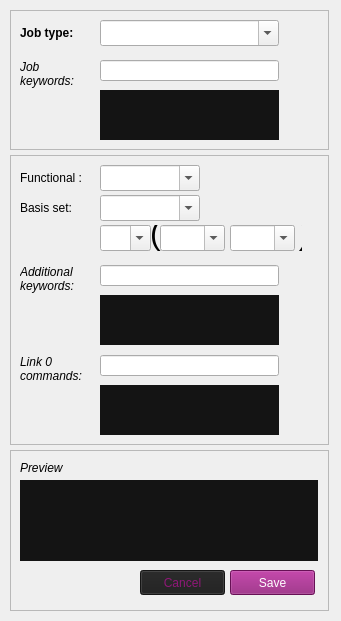
<?xml version="1.0" encoding="UTF-8"?>
<ui version="4.0">
 <class>CalcSetupWindow</class>
 <widget class="QMainWindow" name="CalcSetupWindow">
  <property name="geometry">
   <rect>
    <x>0</x>
    <y>0</y>
    <width>341</width>
    <height>621</height>
   </rect>
  </property>
  <property name="minimumSize">
   <size>
    <width>0</width>
    <height>621</height>
   </size>
  </property>
  <property name="maximumSize">
   <size>
    <width>66666</width>
    <height>621</height>
   </size>
  </property>
  <property name="windowTitle">
   <string>Calculation setup</string>
  </property>
  <property name="styleSheet">
   <string notr="true">QPushButton {
     background-color: rgb(143, 23, 119);
       color: white;
 }
 QPushButton:hover{
 background-color:rgb(143, 23, 119);
 border-style: outset;
 border-width: 0px;
 /*border-color: rgb(12, 103, 213);*/
 }
 QPushButton:pressed
 {
 /*background-color:rgb(17, 145, 255);
  color: black*/
  background-color: rgb(42, 42, 42);
 }
 QListWidget{
 background-color: rgb(20,20,20);
 border:None;
 margin-top:0px;
 margin-left:0px;
 margin-right:0px;
 }
 QTextBrowser{
 background-color: rgb(20,20,20);
 border:None;
 margin-top:0px;
 margin-left:0px;
 margin-right:0px;
 }</string>
  </property>
  <widget class="QWidget" name="centralwidget">
   <widget class="QWidget" name="layoutWidget">
    <property name="geometry">
     <rect>
      <x>10</x>
      <y>10</y>
      <width>321</width>
      <height>601</height>
     </rect>
    </property>
    <layout class="QVBoxLayout" name="verticalLayout">
     <property name="spacing">
      <number>5</number>
     </property>
     <property name="leftMargin">
      <number>0</number>
     </property>
     <property name="topMargin">
      <number>0</number>
     </property>
     <property name="rightMargin">
      <number>0</number>
     </property>
     <property name="bottomMargin">
      <number>0</number>
     </property>
     <item>
      <widget class="QFrame" name="frame">
       <property name="minimumSize">
        <size>
         <width>319</width>
         <height>140</height>
        </size>
       </property>
       <property name="maximumSize">
        <size>
         <width>319</width>
         <height>140</height>
        </size>
       </property>
       <property name="frameShape">
        <enum>QFrame::StyledPanel</enum>
       </property>
       <property name="frameShadow">
        <enum>QFrame::Raised</enum>
       </property>
       <widget class="QLineEdit" name="linedit_jobkey">
        <property name="geometry">
         <rect>
          <x>90</x>
          <y>50</y>
          <width>179</width>
          <height>21</height>
         </rect>
        </property>
        <property name="minimumSize">
         <size>
          <width>179</width>
          <height>21</height>
         </size>
        </property>
        <property name="maximumSize">
         <size>
          <width>179</width>
          <height>21</height>
         </size>
        </property>
        <property name="font">
         <font>
          <italic>true</italic>
         </font>
        </property>
        <property name="text">
         <string/>
        </property>
       </widget>
       <widget class="QLabel" name="label1">
        <property name="geometry">
         <rect>
          <x>10</x>
          <y>50</y>
          <width>70</width>
          <height>50</height>
         </rect>
        </property>
        <property name="minimumSize">
         <size>
          <width>70</width>
          <height>50</height>
         </size>
        </property>
        <property name="maximumSize">
         <size>
          <width>70</width>
          <height>21</height>
         </size>
        </property>
        <property name="font">
         <font>
          <italic>true</italic>
         </font>
        </property>
        <property name="text">
         <string>Job 
keywords:</string>
        </property>
        <property name="alignment">
         <set>Qt::AlignLeading|Qt::AlignLeft|Qt::AlignTop</set>
        </property>
       </widget>
       <widget class="QListWidget" name="job_keys">
        <property name="geometry">
         <rect>
          <x>90</x>
          <y>80</y>
          <width>179</width>
          <height>50</height>
         </rect>
        </property>
        <property name="minimumSize">
         <size>
          <width>179</width>
          <height>50</height>
         </size>
        </property>
        <property name="maximumSize">
         <size>
          <width>179</width>
          <height>50</height>
         </size>
        </property>
       </widget>
       <widget class="QComboBox" name="job_type_combobox">
        <property name="geometry">
         <rect>
          <x>90</x>
          <y>10</y>
          <width>179</width>
          <height>26</height>
         </rect>
        </property>
        <property name="minimumSize">
         <size>
          <width>179</width>
          <height>0</height>
         </size>
        </property>
        <property name="maximumSize">
         <size>
          <width>179</width>
          <height>16777215</height>
         </size>
        </property>
        <property name="font">
         <font>
          <weight>75</weight>
          <bold>true</bold>
         </font>
        </property>
        <property name="editable">
         <bool>true</bool>
        </property>
       </widget>
       <widget class="QWidget" name="layoutWidget_4">
        <property name="geometry">
         <rect>
          <x>280</x>
          <y>50</y>
          <width>31</width>
          <height>71</height>
         </rect>
        </property>
        <layout class="QVBoxLayout" name="verticalLayout_6">
         <item>
          <widget class="QPushButton" name="add_button1">
           <property name="minimumSize">
            <size>
             <width>24</width>
             <height>24</height>
            </size>
           </property>
           <property name="maximumSize">
            <size>
             <width>24</width>
             <height>24</height>
            </size>
           </property>
           <property name="text">
            <string/>
           </property>
           <property name="icon">
            <iconset resource="icons.qrc">
             <normaloff>:/24x24/resources/icons/arrow-plus.png</normaloff>:/24x24/resources/icons/arrow-plus.png</iconset>
           </property>
           <property name="iconSize">
            <size>
             <width>24</width>
             <height>24</height>
            </size>
           </property>
           <property name="flat">
            <bool>true</bool>
           </property>
          </widget>
         </item>
         <item>
          <widget class="QPushButton" name="del_button1">
           <property name="minimumSize">
            <size>
             <width>24</width>
             <height>24</height>
            </size>
           </property>
           <property name="maximumSize">
            <size>
             <width>24</width>
             <height>24</height>
            </size>
           </property>
           <property name="text">
            <string/>
           </property>
           <property name="icon">
            <iconset resource="icons.qrc">
             <normaloff>:/24x24/resources/icons/arrow-minus.png</normaloff>:/24x24/resources/icons/arrow-minus.png</iconset>
           </property>
           <property name="iconSize">
            <size>
             <width>24</width>
             <height>24</height>
            </size>
           </property>
           <property name="flat">
            <bool>true</bool>
           </property>
          </widget>
         </item>
        </layout>
       </widget>
       <widget class="QLabel" name="label0">
        <property name="geometry">
         <rect>
          <x>10</x>
          <y>10</y>
          <width>70</width>
          <height>26</height>
         </rect>
        </property>
        <property name="minimumSize">
         <size>
          <width>70</width>
          <height>0</height>
         </size>
        </property>
        <property name="maximumSize">
         <size>
          <width>70</width>
          <height>16777215</height>
         </size>
        </property>
        <property name="font">
         <font>
          <weight>75</weight>
          <bold>true</bold>
         </font>
        </property>
        <property name="text">
         <string>Job type:</string>
        </property>
       </widget>
      </widget>
     </item>
     <item>
      <widget class="QFrame" name="frame_2">
       <property name="minimumSize">
        <size>
         <width>319</width>
         <height>290</height>
        </size>
       </property>
       <property name="maximumSize">
        <size>
         <width>319</width>
         <height>290</height>
        </size>
       </property>
       <property name="frameShape">
        <enum>QFrame::StyledPanel</enum>
       </property>
       <property name="frameShadow">
        <enum>QFrame::Raised</enum>
       </property>
       <widget class="QListWidget" name="add_keys">
        <property name="geometry">
         <rect>
          <x>90</x>
          <y>140</y>
          <width>179</width>
          <height>50</height>
         </rect>
        </property>
        <property name="minimumSize">
         <size>
          <width>179</width>
          <height>50</height>
         </size>
        </property>
        <property name="maximumSize">
         <size>
          <width>179</width>
          <height>50</height>
         </size>
        </property>
       </widget>
       <widget class="QLabel" name="label2">
        <property name="geometry">
         <rect>
          <x>10</x>
          <y>110</y>
          <width>70</width>
          <height>50</height>
         </rect>
        </property>
        <property name="minimumSize">
         <size>
          <width>70</width>
          <height>50</height>
         </size>
        </property>
        <property name="maximumSize">
         <size>
          <width>70</width>
          <height>21</height>
         </size>
        </property>
        <property name="font">
         <font>
          <italic>true</italic>
         </font>
        </property>
        <property name="text">
         <string>Additional 
keywords:</string>
        </property>
        <property name="alignment">
         <set>Qt::AlignLeading|Qt::AlignLeft|Qt::AlignTop</set>
        </property>
       </widget>
       <widget class="QComboBox" name="func_comboBox">
        <property name="geometry">
         <rect>
          <x>90</x>
          <y>10</y>
          <width>100</width>
          <height>26</height>
         </rect>
        </property>
        <property name="minimumSize">
         <size>
          <width>100</width>
          <height>0</height>
         </size>
        </property>
        <property name="maximumSize">
         <size>
          <width>100</width>
          <height>16777215</height>
         </size>
        </property>
        <property name="editable">
         <bool>true</bool>
        </property>
       </widget>
       <widget class="QLineEdit" name="linedit_link0">
        <property name="geometry">
         <rect>
          <x>90</x>
          <y>200</y>
          <width>179</width>
          <height>21</height>
         </rect>
        </property>
        <property name="minimumSize">
         <size>
          <width>179</width>
          <height>21</height>
         </size>
        </property>
        <property name="maximumSize">
         <size>
          <width>179</width>
          <height>21</height>
         </size>
        </property>
        <property name="font">
         <font>
          <italic>true</italic>
         </font>
        </property>
        <property name="text">
         <string/>
        </property>
       </widget>
       <widget class="QLabel" name="label_8">
        <property name="geometry">
         <rect>
          <x>280</x>
          <y>70</y>
          <width>12</width>
          <height>26</height>
         </rect>
        </property>
        <property name="minimumSize">
         <size>
          <width>12</width>
          <height>26</height>
         </size>
        </property>
        <property name="maximumSize">
         <size>
          <width>12</width>
          <height>16</height>
         </size>
        </property>
        <property name="font">
         <font>
          <pointsize>24</pointsize>
         </font>
        </property>
        <property name="text">
         <string> )</string>
        </property>
        <property name="alignment">
         <set>Qt::AlignBottom|Qt::AlignLeading|Qt::AlignLeft</set>
        </property>
       </widget>
       <widget class="QComboBox" name="basis1_comboBox">
        <property name="geometry">
         <rect>
          <x>90</x>
          <y>40</y>
          <width>100</width>
          <height>26</height>
         </rect>
        </property>
        <property name="minimumSize">
         <size>
          <width>100</width>
          <height>0</height>
         </size>
        </property>
        <property name="maximumSize">
         <size>
          <width>100</width>
          <height>16777215</height>
         </size>
        </property>
        <property name="editable">
         <bool>true</bool>
        </property>
       </widget>
       <widget class="QLabel" name="label4">
        <property name="geometry">
         <rect>
          <x>10</x>
          <y>40</y>
          <width>70</width>
          <height>26</height>
         </rect>
        </property>
        <property name="minimumSize">
         <size>
          <width>70</width>
          <height>0</height>
         </size>
        </property>
        <property name="maximumSize">
         <size>
          <width>70</width>
          <height>16777215</height>
         </size>
        </property>
        <property name="text">
         <string>Basis set:</string>
        </property>
       </widget>
       <widget class="QLabel" name="label_9">
        <property name="geometry">
         <rect>
          <x>210</x>
          <y>70</y>
          <width>16</width>
          <height>26</height>
         </rect>
        </property>
        <property name="minimumSize">
         <size>
          <width>16</width>
          <height>26</height>
         </size>
        </property>
        <property name="maximumSize">
         <size>
          <width>16</width>
          <height>16</height>
         </size>
        </property>
        <property name="font">
         <font>
          <pointsize>24</pointsize>
         </font>
        </property>
        <property name="text">
         <string> ,</string>
        </property>
        <property name="alignment">
         <set>Qt::AlignBottom|Qt::AlignLeading|Qt::AlignLeft</set>
        </property>
       </widget>
       <widget class="QWidget" name="layoutWidget_5">
        <property name="geometry">
         <rect>
          <x>280</x>
          <y>200</y>
          <width>31</width>
          <height>71</height>
         </rect>
        </property>
        <layout class="QVBoxLayout" name="verticalLayout_7">
         <item>
          <widget class="QPushButton" name="add_button_3">
           <property name="minimumSize">
            <size>
             <width>24</width>
             <height>24</height>
            </size>
           </property>
           <property name="maximumSize">
            <size>
             <width>24</width>
             <height>24</height>
            </size>
           </property>
           <property name="text">
            <string/>
           </property>
           <property name="icon">
            <iconset resource="icons.qrc">
             <normaloff>:/24x24/resources/icons/arrow-plus.png</normaloff>:/24x24/resources/icons/arrow-plus.png</iconset>
           </property>
           <property name="iconSize">
            <size>
             <width>24</width>
             <height>24</height>
            </size>
           </property>
           <property name="flat">
            <bool>true</bool>
           </property>
          </widget>
         </item>
         <item>
          <widget class="QPushButton" name="del_button_3">
           <property name="minimumSize">
            <size>
             <width>24</width>
             <height>24</height>
            </size>
           </property>
           <property name="maximumSize">
            <size>
             <width>24</width>
             <height>24</height>
            </size>
           </property>
           <property name="text">
            <string/>
           </property>
           <property name="icon">
            <iconset resource="icons.qrc">
             <normaloff>:/24x24/resources/icons/arrow-minus.png</normaloff>:/24x24/resources/icons/arrow-minus.png</iconset>
           </property>
           <property name="iconSize">
            <size>
             <width>24</width>
             <height>24</height>
            </size>
           </property>
           <property name="flat">
            <bool>true</bool>
           </property>
          </widget>
         </item>
        </layout>
       </widget>
       <widget class="QLabel" name="label_10">
        <property name="geometry">
         <rect>
          <x>140</x>
          <y>70</y>
          <width>16</width>
          <height>26</height>
         </rect>
        </property>
        <property name="minimumSize">
         <size>
          <width>16</width>
          <height>26</height>
         </size>
        </property>
        <property name="maximumSize">
         <size>
          <width>16</width>
          <height>16</height>
         </size>
        </property>
        <property name="font">
         <font>
          <pointsize>24</pointsize>
         </font>
        </property>
        <property name="text">
         <string>(</string>
        </property>
        <property name="alignment">
         <set>Qt::AlignBottom|Qt::AlignLeading|Qt::AlignLeft</set>
        </property>
       </widget>
       <widget class="QComboBox" name="basis3_comboBox">
        <property name="geometry">
         <rect>
          <x>150</x>
          <y>70</y>
          <width>65</width>
          <height>26</height>
         </rect>
        </property>
        <property name="sizePolicy">
         <sizepolicy hsizetype="Fixed" vsizetype="Fixed">
          <horstretch>0</horstretch>
          <verstretch>0</verstretch>
         </sizepolicy>
        </property>
        <property name="minimumSize">
         <size>
          <width>65</width>
          <height>0</height>
         </size>
        </property>
        <property name="maximumSize">
         <size>
          <width>65</width>
          <height>16777215</height>
         </size>
        </property>
        <property name="editable">
         <bool>true</bool>
        </property>
       </widget>
       <widget class="QWidget" name="layoutWidget_6">
        <property name="geometry">
         <rect>
          <x>280</x>
          <y>110</y>
          <width>31</width>
          <height>71</height>
         </rect>
        </property>
        <layout class="QVBoxLayout" name="verticalLayout_3">
         <item>
          <widget class="QPushButton" name="add_button_2">
           <property name="minimumSize">
            <size>
             <width>24</width>
             <height>24</height>
            </size>
           </property>
           <property name="maximumSize">
            <size>
             <width>24</width>
             <height>24</height>
            </size>
           </property>
           <property name="text">
            <string/>
           </property>
           <property name="icon">
            <iconset resource="icons.qrc">
             <normaloff>:/24x24/resources/icons/arrow-plus.png</normaloff>:/24x24/resources/icons/arrow-plus.png</iconset>
           </property>
           <property name="iconSize">
            <size>
             <width>24</width>
             <height>24</height>
            </size>
           </property>
           <property name="flat">
            <bool>true</bool>
           </property>
          </widget>
         </item>
         <item>
          <widget class="QPushButton" name="del_button_2">
           <property name="minimumSize">
            <size>
             <width>24</width>
             <height>24</height>
            </size>
           </property>
           <property name="maximumSize">
            <size>
             <width>24</width>
             <height>24</height>
            </size>
           </property>
           <property name="text">
            <string/>
           </property>
           <property name="icon">
            <iconset resource="icons.qrc">
             <normaloff>:/24x24/resources/icons/arrow-minus.png</normaloff>:/24x24/resources/icons/arrow-minus.png</iconset>
           </property>
           <property name="iconSize">
            <size>
             <width>24</width>
             <height>24</height>
            </size>
           </property>
           <property name="flat">
            <bool>true</bool>
           </property>
          </widget>
         </item>
        </layout>
       </widget>
       <widget class="QComboBox" name="basis4_comboBox">
        <property name="geometry">
         <rect>
          <x>220</x>
          <y>70</y>
          <width>65</width>
          <height>26</height>
         </rect>
        </property>
        <property name="sizePolicy">
         <sizepolicy hsizetype="Fixed" vsizetype="Fixed">
          <horstretch>0</horstretch>
          <verstretch>0</verstretch>
         </sizepolicy>
        </property>
        <property name="minimumSize">
         <size>
          <width>65</width>
          <height>0</height>
         </size>
        </property>
        <property name="maximumSize">
         <size>
          <width>51</width>
          <height>16777215</height>
         </size>
        </property>
        <property name="font">
         <font>
          <pointsize>13</pointsize>
         </font>
        </property>
        <property name="editable">
         <bool>true</bool>
        </property>
       </widget>
       <widget class="QLabel" name="label3">
        <property name="geometry">
         <rect>
          <x>10</x>
          <y>200</y>
          <width>70</width>
          <height>41</height>
         </rect>
        </property>
        <property name="minimumSize">
         <size>
          <width>70</width>
          <height>21</height>
         </size>
        </property>
        <property name="maximumSize">
         <size>
          <width>128</width>
          <height>500</height>
         </size>
        </property>
        <property name="font">
         <font>
          <italic>true</italic>
         </font>
        </property>
        <property name="text">
         <string>Link 0 
commands:</string>
        </property>
        <property name="alignment">
         <set>Qt::AlignLeading|Qt::AlignLeft|Qt::AlignTop</set>
        </property>
       </widget>
       <widget class="QListWidget" name="link0_keys">
        <property name="geometry">
         <rect>
          <x>90</x>
          <y>230</y>
          <width>179</width>
          <height>50</height>
         </rect>
        </property>
        <property name="minimumSize">
         <size>
          <width>179</width>
          <height>50</height>
         </size>
        </property>
        <property name="maximumSize">
         <size>
          <width>179</width>
          <height>50</height>
         </size>
        </property>
       </widget>
       <widget class="QLineEdit" name="linedit_addkeys">
        <property name="geometry">
         <rect>
          <x>90</x>
          <y>110</y>
          <width>179</width>
          <height>21</height>
         </rect>
        </property>
        <property name="minimumSize">
         <size>
          <width>179</width>
          <height>21</height>
         </size>
        </property>
        <property name="maximumSize">
         <size>
          <width>179</width>
          <height>21</height>
         </size>
        </property>
        <property name="font">
         <font>
          <italic>true</italic>
         </font>
        </property>
        <property name="text">
         <string/>
        </property>
       </widget>
       <widget class="QLabel" name="funct_label_4">
        <property name="geometry">
         <rect>
          <x>10</x>
          <y>10</y>
          <width>70</width>
          <height>26</height>
         </rect>
        </property>
        <property name="minimumSize">
         <size>
          <width>70</width>
          <height>0</height>
         </size>
        </property>
        <property name="maximumSize">
         <size>
          <width>70</width>
          <height>16777215</height>
         </size>
        </property>
        <property name="text">
         <string>Functional :</string>
        </property>
       </widget>
       <widget class="QComboBox" name="basis2_comboBox">
        <property name="geometry">
         <rect>
          <x>90</x>
          <y>70</y>
          <width>51</width>
          <height>26</height>
         </rect>
        </property>
        <property name="minimumSize">
         <size>
          <width>51</width>
          <height>0</height>
         </size>
        </property>
        <property name="maximumSize">
         <size>
          <width>51</width>
          <height>16777215</height>
         </size>
        </property>
        <property name="editable">
         <bool>true</bool>
        </property>
       </widget>
      </widget>
     </item>
     <item>
      <widget class="QFrame" name="frame_3">
       <property name="minimumSize">
        <size>
         <width>319</width>
         <height>150</height>
        </size>
       </property>
       <property name="maximumSize">
        <size>
         <width>319</width>
         <height>16777215</height>
        </size>
       </property>
       <property name="frameShape">
        <enum>QFrame::StyledPanel</enum>
       </property>
       <property name="frameShadow">
        <enum>QFrame::Raised</enum>
       </property>
       <widget class="QTextBrowser" name="textbrowser_preview">
        <property name="geometry">
         <rect>
          <x>10</x>
          <y>30</y>
          <width>298</width>
          <height>81</height>
         </rect>
        </property>
        <property name="minimumSize">
         <size>
          <width>298</width>
          <height>0</height>
         </size>
        </property>
        <property name="maximumSize">
         <size>
          <width>298</width>
          <height>16777215</height>
         </size>
        </property>
       </widget>
       <widget class="QLabel" name="label">
        <property name="geometry">
         <rect>
          <x>10</x>
          <y>10</y>
          <width>60</width>
          <height>16</height>
         </rect>
        </property>
        <property name="font">
         <font>
          <italic>true</italic>
         </font>
        </property>
        <property name="text">
         <string>Preview</string>
        </property>
       </widget>
       <widget class="QPushButton" name="save_button">
        <property name="geometry">
         <rect>
          <x>220</x>
          <y>120</y>
          <width>85</width>
          <height>25</height>
         </rect>
        </property>
        <property name="minimumSize">
         <size>
          <width>85</width>
          <height>25</height>
         </size>
        </property>
        <property name="maximumSize">
         <size>
          <width>85</width>
          <height>25</height>
         </size>
        </property>
        <property name="text">
         <string>Save</string>
        </property>
       </widget>
       <widget class="QPushButton" name="cancel_button">
        <property name="geometry">
         <rect>
          <x>130</x>
          <y>120</y>
          <width>85</width>
          <height>25</height>
         </rect>
        </property>
        <property name="minimumSize">
         <size>
          <width>85</width>
          <height>25</height>
         </size>
        </property>
        <property name="maximumSize">
         <size>
          <width>85</width>
          <height>25</height>
         </size>
        </property>
        <property name="styleSheet">
         <string notr="true">

QPushButton {
	/*background-color:rgb(98, 114, 164);*/
	background-color: rgb(30,30,30);
	color: rgb(143,23,119);
	

}

QPushButton:hover
{
   	background-color: rgb(40, 40, 40);
	/*color:rgb(20,20,20);*/
	border-style: outset;
	border-width: 2px;
	border-color: rgb(143,23,119);

}
QPushButton:pressed
{
	color: rgb(143, 23, 119);
	background-color: rgb(20, 20, 20);
}
</string>
        </property>
        <property name="text">
         <string>Cancel</string>
        </property>
       </widget>
      </widget>
     </item>
    </layout>
   </widget>
  </widget>
 </widget>
 <resources>
  <include location="icons.qrc"/>
 </resources>
 <connections/>
</ui>
